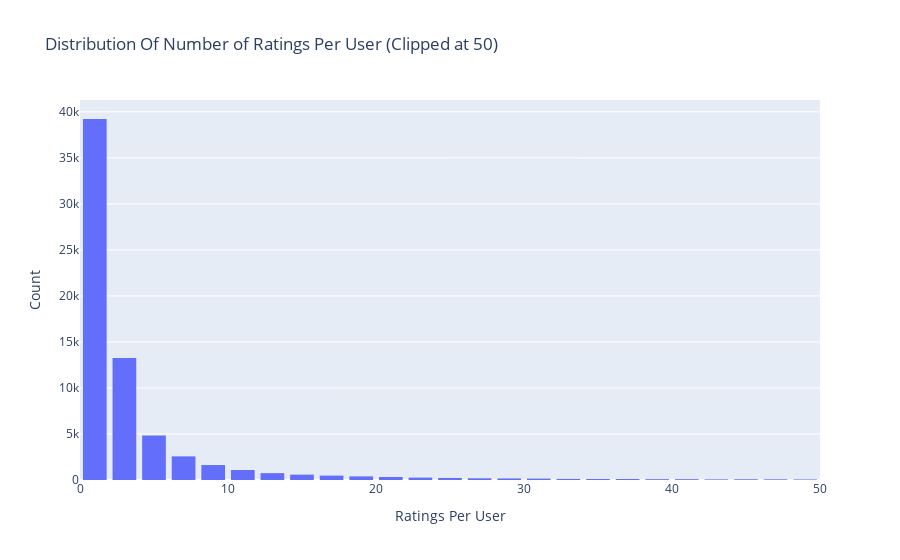

The cell this chart's notebook holds for it:
### Markdown cell above
### Ratings Distribution By User

### Code cell
# Number of ratings per user
data = df.groupby('userID')['bookRating'].count().clip(upper=50)

# Create trace
trace = go.Histogram(x = data.values,
                     name = 'Ratings',
                     xbins = dict(start = 0,
                                  end = 50,
                                  size = 2))
# Create layout
layout = go.Layout(title = 'Distribution Of Number of Ratings Per User (Clipped at 50)',
                   xaxis = dict(title = 'Ratings Per User'),
                   yaxis = dict(title = 'Count'),
                   bargap = 0.2)

# Create plot
fig = go.Figure(data=[trace], layout=layout)
iplot(fig)

### Figure 1 — Plotly figure (JSON) as saved in the notebook; plotly's stock layout.template omitted (floating-point values rounded to 4 significant figures; data arrays with more than 128 entries replaced by an {"elided": "..."} marker saying what was removed)
{"data": [{"name": "Ratings", "type": "histogram", "x": {"elided": "68091 int values"}, "xbins": {"end": 50, "size": 2, "start": 0}}], "layout": {"autosize": true, "bargap": 0.2, "title": {"text": "Distribution Of Number of Ratings Per User (Clipped at 50)"}, "xaxis": {"autorange": true, "range": [0, 50], "title": {"text": "Ratings Per User"}, "type": "linear"}, "yaxis": {"autorange": true, "range": [0, 41290.0], "title": {"text": "Count"}}}}
